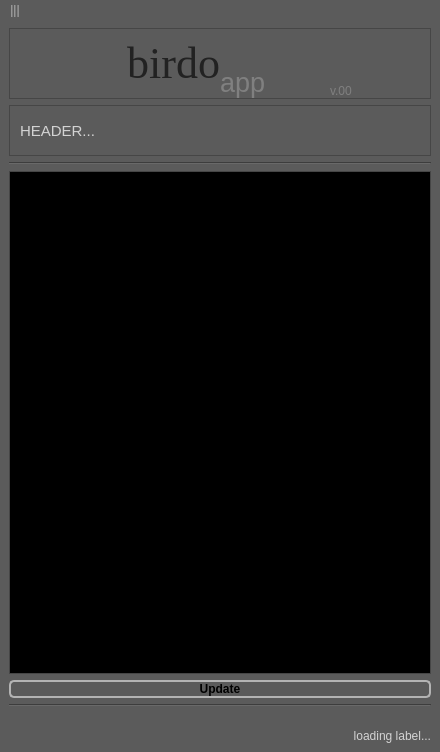
<?xml version="1.0" encoding="UTF-8"?>
<ui version="4.0">
 <class>MainWindow</class>
 <widget class="QMainWindow" name="MainWindow">
  <property name="geometry">
   <rect>
    <x>0</x>
    <y>0</y>
    <width>440</width>
    <height>752</height>
   </rect>
  </property>
  <property name="windowTitle">
   <string>MainWindow</string>
  </property>
  <property name="styleSheet">
   <string notr="true">QWidget{
	background: rgb(91, 91, 91);
}

QMenu {
	background-color: #666666;
}

QMenu::item:hover {
	color: lightgray;
	background-color: blue;
}

QMenuBar {
	color: rgb(182, 182, 182);
	background-color: transparent;
}

QMenuBar::item {
	background-color: transparent;
}

QMenuBar::item:selected { /* when selected using mouse or keyboard */
    background-color: #666666;
}

QMenuBar::item:hover {
    background: #777777;
}

QLabel {
	color: lightgray;
}

QLabel:!enabled {
	color: gray;
}

QLineEdit:!enabled {
	color: gray;
	background-color: #555555;
	border-color: gray;
}

QLineEdit {
	color: black;
    border: 2px solid white;
    border-radius: 8px;
    padding: 0 8px;
    background: lightgray;
    selection-background-color: darkgray;
}

QLineEdit:hover{
    border: 2px solid #05B8CC;
    color: black;
}

QComboBox {
	color: black;
    border: 2px solid white;
    border-radius: 6px;
    padding: 1px 18px 1px 3px;
    min-width: 6em;
}

QComboBox:!editable, QComboBox::drop-down:editable {
     background: lightgray;
}

QComboBox:on { /* shift the text when the popup opens */
    padding-top: 3px;
    padding-left: 4px;
}

QComboBox::drop-down {
    width: 20px;
	background-color: rgb(194, 194, 194);
    border-left-width: 2px;
    border-left-color: white;
    border-left-style: solid; /* just a single line */
    border-top-right-radius: 3px; /* same radius as the QComboBox */
    border-bottom-right-radius: 3px;
}

QComboBox:hover{
    border: 2px solid #05B8CC;
    color: gray;
}

QComboBox QAbstractItemView{
    border: 2px solid white;
	border-radius: 10px;
    color: gray;
	background-color: lightgray;
    selection-background-color: #05B8CC;
	selection-color: white;
	padding: 3px 3px ;
}

QScrollBar {
	background: none;
	border: none;
}

QScrollBar::handle {
	border-radius: 5px;
 	border: 2px solid #777777;
	background-color: gray;
}

QScrollBar::add-page{ 
	border: none;
    background: none;
}

QScrollBar::sub-page {
    background: none;
	border: none;
	max-width: 5px;
}

QScrollBar::add-line {
    border: none;
    background: none;
}

QScrollBar::sub-line {
    border: none;
    background: none;
}

QScrollBar:arrow{
	border: none;
	background: none;
	color: none;
}

QPushButton:hover{
    border: 2px solid #05B8CC;
    color: red;
}

QPushButton {
	color: black;
	background: rgb(91, 91, 91);
    border: 2px solid rgb(180,180,180);
	border-radius: 5px;
}

QPushButton:disabled {
	color: black;
	background-color: gray;
    border: 2px solid rgb(100,100,100);
	border-radius: 0px;
}

QPushButton::menu-indicator {
	image: null;
}</string>
  </property>
  <widget class="QWidget" name="centralwidget">
   <layout class="QGridLayout" name="gridLayout">
    <item row="1" column="0">
     <widget class="QFrame" name="frame_header">
      <property name="font">
       <font>
        <pointsize>8</pointsize>
       </font>
      </property>
      <property name="frameShape">
       <enum>QFrame::StyledPanel</enum>
      </property>
      <property name="frameShadow">
       <enum>QFrame::Raised</enum>
      </property>
      <layout class="QHBoxLayout" name="horizontalLayout">
       <property name="leftMargin">
        <number>10</number>
       </property>
       <property name="topMargin">
        <number>0</number>
       </property>
       <property name="rightMargin">
        <number>10</number>
       </property>
       <property name="bottomMargin">
        <number>0</number>
       </property>
       <item>
        <widget class="QLabel" name="header">
         <property name="font">
          <font>
           <pointsize>11</pointsize>
          </font>
         </property>
         <property name="layoutDirection">
          <enum>Qt::LeftToRight</enum>
         </property>
         <property name="text">
          <string>HEADER...</string>
         </property>
         <property name="alignment">
          <set>Qt::AlignLeading|Qt::AlignLeft|Qt::AlignVCenter</set>
         </property>
        </widget>
       </item>
       <item>
        <widget class="QLabel" name="proj_logo_label">
         <property name="sizePolicy">
          <sizepolicy hsizetype="Fixed" vsizetype="Fixed">
           <horstretch>0</horstretch>
           <verstretch>0</verstretch>
          </sizepolicy>
         </property>
         <property name="minimumSize">
          <size>
           <width>129</width>
           <height>49</height>
          </size>
         </property>
         <property name="maximumSize">
          <size>
           <width>130</width>
           <height>50</height>
          </size>
         </property>
         <property name="styleSheet">
          <string notr="true">QWidget{
	background: rgb(91, 91, 91);
}

QMenu {
	background-color: #666666;
}

QMenu::item:hover {
	color: lightgray;
	background-color: blue;
}

QMenuBar {
	color: rgb(182, 182, 182);
	background-color: transparent;
}

QMenuBar::item {
	background-color: transparent;
}

QMenuBar::item:selected { /* when selected using mouse or keyboard */
    background-color: #666666;
}

QMenuBar::item:hover {
    background: #777777;
}

QLabel {
	color: lightgray;
}

QLabel:!enabled {
	color: gray;
}

QLineEdit:!enabled {
	color: gray;
	background-color: #555555;
	border-color: gray;
}

QLineEdit {
	color: black;
    border: 2px solid white;
    border-radius: 8px;
    padding: 0 8px;
    background: lightgray;
    selection-background-color: darkgray;
}

QLineEdit:hover{
    border: 2px solid #05B8CC;
    color: black;
}

QComboBox {
	color: black;
    border: 2px solid white;
    border-radius: 6px;
    padding: 1px 18px 1px 3px;
    min-width: 6em;
}

QComboBox:!editable, QComboBox::drop-down:editable {
     background: lightgray;
}

QComboBox:on { /* shift the text when the popup opens */
    padding-top: 3px;
    padding-left: 4px;
}

QComboBox::drop-down {
    width: 20px;
	background-color: rgb(194, 194, 194);
    border-left-width: 2px;
    border-left-color: white;
    border-left-style: solid; /* just a single line */
    border-top-right-radius: 3px; /* same radius as the QComboBox */
    border-bottom-right-radius: 3px;
}

QComboBox:hover{
    border: 2px solid #05B8CC;
    color: gray;
}

QComboBox QAbstractItemView{
    border: 2px solid white;
	border-radius: 10px;
    color: gray;
	background-color: lightgray;
    selection-background-color: #05B8CC;
	selection-color: white;
	padding: 3px 3px ;
}

QScrollBar {
	background: none;
	border: none;
}

QScrollBar::handle {
	border-radius: 5px;
 	border: 2px solid #777777;
	background-color: gray;
}

QScrollBar::add-page{ 
	border: none;
    background: none;
}

QScrollBar::sub-page {
    background: none;
	border: none;
	max-width: 5px;
}

QScrollBar::add-line {
    border: none;
    background: none;
}

QScrollBar::sub-line {
    border: none;
    background: none;
}

QScrollBar:arrow{
	border: none;
	background: none;
	color: none;
}

</string>
         </property>
         <property name="text">
          <string/>
         </property>
         <property name="scaledContents">
          <bool>true</bool>
         </property>
        </widget>
       </item>
      </layout>
     </widget>
    </item>
    <item row="0" column="0">
     <widget class="QFrame" name="frame_title">
      <property name="maximumSize">
       <size>
        <width>16777215</width>
        <height>80</height>
       </size>
      </property>
      <property name="frameShape">
       <enum>QFrame::StyledPanel</enum>
      </property>
      <property name="frameShadow">
       <enum>QFrame::Raised</enum>
      </property>
      <layout class="QGridLayout" name="gridLayout_3" columnstretch="0,0,0,0,0,0">
       <property name="rightMargin">
        <number>0</number>
       </property>
       <property name="bottomMargin">
        <number>0</number>
       </property>
       <property name="spacing">
        <number>0</number>
       </property>
       <item row="0" column="2">
        <widget class="QLabel" name="label_title">
         <property name="font">
          <font>
           <family>Times New Roman</family>
           <pointsize>33</pointsize>
           <italic>false</italic>
          </font>
         </property>
         <property name="styleSheet">
          <string notr="true">QLabel {
	color: #222222;
}</string>
         </property>
         <property name="text">
          <string>birdo</string>
         </property>
         <property name="scaledContents">
          <bool>false</bool>
         </property>
         <property name="alignment">
          <set>Qt::AlignRight|Qt::AlignTop|Qt::AlignTrailing</set>
         </property>
        </widget>
       </item>
       <item row="0" column="3">
        <widget class="QLabel" name="label_title_app">
         <property name="sizePolicy">
          <sizepolicy hsizetype="Preferred" vsizetype="Preferred">
           <horstretch>0</horstretch>
           <verstretch>0</verstretch>
          </sizepolicy>
         </property>
         <property name="maximumSize">
          <size>
           <width>70</width>
           <height>16777215</height>
          </size>
         </property>
         <property name="font">
          <font>
           <pointsize>20</pointsize>
           <weight>50</weight>
           <bold>false</bold>
          </font>
         </property>
         <property name="styleSheet">
          <string notr="true">QLabel {
	color: gray;
}</string>
         </property>
         <property name="text">
          <string>app</string>
         </property>
         <property name="alignment">
          <set>Qt::AlignBottom|Qt::AlignLeading|Qt::AlignLeft</set>
         </property>
        </widget>
       </item>
       <item row="0" column="0">
        <widget class="QPushButton" name="home_button">
         <property name="sizePolicy">
          <sizepolicy hsizetype="Fixed" vsizetype="Fixed">
           <horstretch>0</horstretch>
           <verstretch>0</verstretch>
          </sizepolicy>
         </property>
         <property name="minimumSize">
          <size>
           <width>60</width>
           <height>60</height>
          </size>
         </property>
         <property name="maximumSize">
          <size>
           <width>61</width>
           <height>61</height>
          </size>
         </property>
         <property name="toolTip">
          <string>Home...

Volta para pagina de escolher os projetos!</string>
         </property>
         <property name="styleSheet">
          <string notr="true">QPushButton {
	border: none;
	border-radius: 30px;
}

QPushButton:hover {
	background-color: #05B8CC;
}

QPushButton:pressed {
	background-color: rgb(255, 78, 125);
}</string>
         </property>
         <property name="text">
          <string/>
         </property>
         <property name="iconSize">
          <size>
           <width>59</width>
           <height>59</height>
          </size>
         </property>
        </widget>
       </item>
       <item row="0" column="1">
        <spacer name="verticalSpacer_2">
         <property name="orientation">
          <enum>Qt::Vertical</enum>
         </property>
         <property name="sizeType">
          <enum>QSizePolicy::Preferred</enum>
         </property>
         <property name="sizeHint" stdset="0">
          <size>
           <width>40</width>
           <height>40</height>
          </size>
         </property>
        </spacer>
       </item>
       <item row="0" column="4">
        <spacer name="verticalSpacer_3">
         <property name="orientation">
          <enum>Qt::Vertical</enum>
         </property>
         <property name="sizeType">
          <enum>QSizePolicy::Preferred</enum>
         </property>
         <property name="sizeHint" stdset="0">
          <size>
           <width>40</width>
           <height>40</height>
          </size>
         </property>
        </spacer>
       </item>
       <item row="0" column="5">
        <widget class="QLabel" name="label_version">
         <property name="styleSheet">
          <string notr="true">color: gray;</string>
         </property>
         <property name="text">
          <string>v.00</string>
         </property>
         <property name="alignment">
          <set>Qt::AlignBottom|Qt::AlignLeading|Qt::AlignLeft</set>
         </property>
        </widget>
       </item>
      </layout>
     </widget>
    </item>
    <item row="2" column="0">
     <widget class="Line" name="line_title">
      <property name="sizePolicy">
       <sizepolicy hsizetype="Preferred" vsizetype="Preferred">
        <horstretch>0</horstretch>
        <verstretch>0</verstretch>
       </sizepolicy>
      </property>
      <property name="orientation">
       <enum>Qt::Horizontal</enum>
      </property>
     </widget>
    </item>
    <item row="7" column="0">
     <widget class="QLabel" name="loading_label">
      <property name="text">
       <string>loading label...</string>
      </property>
      <property name="alignment">
       <set>Qt::AlignRight|Qt::AlignTrailing|Qt::AlignVCenter</set>
      </property>
     </widget>
    </item>
    <item row="6" column="0">
     <widget class="QProgressBar" name="progressBar">
      <property name="styleSheet">
       <string notr="true">QProgressBar {
	background: transparent;
	border-style: none;
	max-height: 10px;
}

QProgressBar::chunk{
	background-color: #05B8CC;
	border-radius: 4px;
}</string>
      </property>
      <property name="value">
       <number>0</number>
      </property>
      <property name="format">
       <string/>
      </property>
     </widget>
    </item>
    <item row="5" column="0">
     <widget class="Line" name="line_bottom">
      <property name="orientation">
       <enum>Qt::Horizontal</enum>
      </property>
     </widget>
    </item>
    <item row="3" column="0">
     <widget class="QFrame" name="mainFrame">
      <property name="frameShape">
       <enum>QFrame::StyledPanel</enum>
      </property>
      <property name="frameShadow">
       <enum>QFrame::Raised</enum>
      </property>
      <layout class="QGridLayout" name="gridLayout_2" rowstretch="0" columnstretch="0">
       <property name="margin">
        <number>0</number>
       </property>
       <item row="0" column="0">
        <widget class="QStackedWidget" name="stackedWidget">
         <property name="styleSheet">
          <string notr="true"/>
         </property>
         <property name="currentIndex">
          <number>4</number>
         </property>
         <widget class="QWidget" name="projects_page">
          <widget class="QWidget" name="gridLayoutWidget">
           <property name="geometry">
            <rect>
             <x>0</x>
             <y>0</y>
             <width>421</width>
             <height>531</height>
            </rect>
           </property>
           <layout class="QGridLayout" name="projects_layout" rowstretch="0">
            <property name="sizeConstraint">
             <enum>QLayout::SetDefaultConstraint</enum>
            </property>
            <property name="margin">
             <number>7</number>
            </property>
           </layout>
          </widget>
         </widget>
         <widget class="QWidget" name="loading_page">
          <widget class="QLabel" name="anim_logo_label">
           <property name="geometry">
            <rect>
             <x>0</x>
             <y>0</y>
             <width>418</width>
             <height>528</height>
            </rect>
           </property>
           <property name="sizePolicy">
            <sizepolicy hsizetype="Fixed" vsizetype="Fixed">
             <horstretch>0</horstretch>
             <verstretch>0</verstretch>
            </sizepolicy>
           </property>
           <property name="text">
            <string/>
           </property>
           <property name="scaledContents">
            <bool>false</bool>
           </property>
           <property name="alignment">
            <set>Qt::AlignCenter</set>
           </property>
          </widget>
         </widget>
         <widget class="QWidget" name="login_page">
          <widget class="QWidget" name="login_widget" native="true">
           <property name="geometry">
            <rect>
             <x>0</x>
             <y>0</y>
             <width>418</width>
             <height>528</height>
            </rect>
           </property>
           <layout class="QFormLayout" name="formLayout">
            <property name="fieldGrowthPolicy">
             <enum>QFormLayout::AllNonFixedFieldsGrow</enum>
            </property>
            <property name="margin">
             <number>15</number>
            </property>
            <item row="0" column="0">
             <widget class="QLabel" name="username_title">
              <property name="sizePolicy">
               <sizepolicy hsizetype="Preferred" vsizetype="Fixed">
                <horstretch>0</horstretch>
                <verstretch>0</verstretch>
               </sizepolicy>
              </property>
              <property name="text">
               <string>Usuario:</string>
              </property>
             </widget>
            </item>
            <item row="0" column="1">
             <widget class="QLineEdit" name="username_line">
              <property name="toolTip">
               <string>Escolha um nome usuario que todos te reconhecam!</string>
              </property>
              <property name="placeholderText">
               <string>Choose User Name </string>
              </property>
             </widget>
            </item>
            <item row="1" column="0" colspan="2">
             <widget class="QLabel" name="label">
              <property name="frameShape">
               <enum>QFrame::Box</enum>
              </property>
              <property name="frameShadow">
               <enum>QFrame::Raised</enum>
              </property>
              <property name="text">
               <string>Seu nome de usuario. (O estúdio pode fornecer um para você)</string>
              </property>
              <property name="margin">
               <number>5</number>
              </property>
              <property name="indent">
               <number>5</number>
              </property>
             </widget>
            </item>
            <item row="2" column="0" colspan="2">
             <spacer name="horizontalSpacer_2">
              <property name="orientation">
               <enum>Qt::Horizontal</enum>
              </property>
              <property name="sizeType">
               <enum>QSizePolicy::Preferred</enum>
              </property>
              <property name="sizeHint" stdset="0">
               <size>
                <width>40</width>
                <height>10</height>
               </size>
              </property>
             </spacer>
            </item>
            <item row="3" column="0">
             <widget class="QLabel" name="server_title_label">
              <property name="sizePolicy">
               <sizepolicy hsizetype="Preferred" vsizetype="Fixed">
                <horstretch>0</horstretch>
                <verstretch>0</verstretch>
               </sizepolicy>
              </property>
              <property name="font">
               <font>
                <weight>75</weight>
                <bold>true</bold>
               </font>
              </property>
              <property name="text">
               <string>Estudio:</string>
              </property>
             </widget>
            </item>
            <item row="4" column="0">
             <widget class="QLabel" name="server_login_label">
              <property name="sizePolicy">
               <sizepolicy hsizetype="Preferred" vsizetype="Fixed">
                <horstretch>0</horstretch>
                <verstretch>0</verstretch>
               </sizepolicy>
              </property>
              <property name="text">
               <string>Nome:</string>
              </property>
             </widget>
            </item>
            <item row="4" column="1">
             <widget class="QLineEdit" name="studio_name_label">
              <property name="toolTip">
               <string>login do server</string>
              </property>
              <property name="placeholderText">
               <string/>
              </property>
             </widget>
            </item>
            <item row="5" column="0">
             <widget class="QLabel" name="server_pw_label">
              <property name="text">
               <string>Caminho Projetos</string>
              </property>
             </widget>
            </item>
            <item row="5" column="1">
             <layout class="QHBoxLayout" name="horizontalLayout_4">
              <item>
               <widget class="QLineEdit" name="server_path_label"/>
              </item>
              <item>
               <widget class="QPushButton" name="open_folder_server">
                <property name="enabled">
                 <bool>true</bool>
                </property>
                <property name="sizePolicy">
                 <sizepolicy hsizetype="Fixed" vsizetype="Fixed">
                  <horstretch>0</horstretch>
                  <verstretch>0</verstretch>
                 </sizepolicy>
                </property>
                <property name="minimumSize">
                 <size>
                  <width>30</width>
                  <height>30</height>
                 </size>
                </property>
                <property name="maximumSize">
                 <size>
                  <width>40</width>
                  <height>40</height>
                 </size>
                </property>
                <property name="toolTip">
                 <string>&lt;html&gt;&lt;head/&gt;&lt;body&gt;&lt;p&gt;show password&lt;/p&gt;&lt;/body&gt;&lt;/html&gt;</string>
                </property>
                <property name="styleSheet">
                 <string notr="true">QPushButton {
	background: none;
	border: 2px solid #666666;
	border-radius: 5px;	
}

QPushButton:hover {
	background-color: #777777;
	border: none;
}

QPushButton:pressed {
	background-color: rgb(90, 90, 90);
	border-top: 2px solid #444444;
	border-left: 2px solid #444444;
	border-bottom: none;
	border-right: none;
}
</string>
                </property>
                <property name="text">
                 <string/>
                </property>
               </widget>
              </item>
             </layout>
            </item>
            <item row="6" column="0" colspan="2">
             <widget class="QLabel" name="label_2">
              <property name="frameShape">
               <enum>QFrame::Box</enum>
              </property>
              <property name="frameShadow">
               <enum>QFrame::Raised</enum>
              </property>
              <property name="text">
               <string>Este campo deve ser preenchido com a informação que o Estúdio te forneceu. Se tiver acesso ao servidor agora, pode selecionar o caminho pelo botão ao lado.</string>
              </property>
              <property name="wordWrap">
               <bool>true</bool>
              </property>
              <property name="margin">
               <number>5</number>
              </property>
              <property name="indent">
               <number>5</number>
              </property>
             </widget>
            </item>
            <item row="7" column="0" colspan="2">
             <spacer name="horizontalSpacer">
              <property name="orientation">
               <enum>Qt::Horizontal</enum>
              </property>
              <property name="sizeType">
               <enum>QSizePolicy::Preferred</enum>
              </property>
              <property name="sizeHint" stdset="0">
               <size>
                <width>40</width>
                <height>10</height>
               </size>
              </property>
             </spacer>
            </item>
            <item row="8" column="0">
             <widget class="QLabel" name="label_5">
              <property name="font">
               <font>
                <weight>75</weight>
                <bold>true</bold>
               </font>
              </property>
              <property name="text">
               <string>Software:</string>
              </property>
             </widget>
            </item>
            <item row="10" column="0">
             <widget class="QLabel" name="harmony_versions_lbl">
              <property name="text">
               <string>Harmony Versions:</string>
              </property>
             </widget>
            </item>
            <item row="10" column="1">
             <widget class="QComboBox" name="harmony_versions"/>
            </item>
            <item row="11" column="0">
             <widget class="QLabel" name="harmony_label">
              <property name="enabled">
               <bool>true</bool>
              </property>
              <property name="text">
               <string>Harmony folder:</string>
              </property>
             </widget>
            </item>
            <item row="11" column="1">
             <layout class="QHBoxLayout" name="horizontalLayout_2">
              <item>
               <widget class="QLineEdit" name="harmony_folder_line">
                <property name="enabled">
                 <bool>true</bool>
                </property>
                <property name="toolTip">
                 <string>Ecolha o folder da instalacao NAO padrao do HARMONY:
EX: Escolha a pasta com o nome de:
'Toon Boom Harmony 20 Premium' para a versao 20</string>
                </property>
                <property name="text">
                 <string/>
                </property>
                <property name="placeholderText">
                 <string>Harmony Installation Folder...</string>
                </property>
               </widget>
              </item>
              <item>
               <widget class="QPushButton" name="harmony_folder_button">
                <property name="enabled">
                 <bool>true</bool>
                </property>
                <property name="sizePolicy">
                 <sizepolicy hsizetype="Fixed" vsizetype="Fixed">
                  <horstretch>0</horstretch>
                  <verstretch>0</verstretch>
                 </sizepolicy>
                </property>
                <property name="minimumSize">
                 <size>
                  <width>30</width>
                  <height>30</height>
                 </size>
                </property>
                <property name="maximumSize">
                 <size>
                  <width>40</width>
                  <height>40</height>
                 </size>
                </property>
                <property name="toolTip">
                 <string>&lt;html&gt;&lt;head/&gt;&lt;body&gt;&lt;p&gt;Caso o Harmony esteja instalado num folder NAO padrao, informe o folder da instalacao!&lt;/p&gt;&lt;/body&gt;&lt;/html&gt;</string>
                </property>
                <property name="styleSheet">
                 <string notr="true">QPushButton {
	background: none;
	border: 2px solid #666666;
	border-radius: 5px;	
}

QPushButton:hover {
	background-color: #777777;
	border: none;
}

QPushButton:pressed {
	background-color: rgb(90, 90, 90);
	border-top: 2px solid #444444;
	border-left: 2px solid #444444;
	border-bottom: none;
	border-right: none;
}</string>
                </property>
                <property name="text">
                 <string/>
                </property>
               </widget>
              </item>
             </layout>
            </item>
            <item row="13" column="0" colspan="2">
             <spacer name="verticalSpacer">
              <property name="orientation">
               <enum>Qt::Vertical</enum>
              </property>
              <property name="sizeType">
               <enum>QSizePolicy::Fixed</enum>
              </property>
              <property name="sizeHint" stdset="0">
               <size>
                <width>20</width>
                <height>100</height>
               </size>
              </property>
             </spacer>
            </item>
            <item row="12" column="0" colspan="2">
             <widget class="QLabel" name="label_6">
              <property name="frameShape">
               <enum>QFrame::Box</enum>
              </property>
              <property name="frameShadow">
               <enum>QFrame::Raised</enum>
              </property>
              <property name="text">
               <string>Se nenhuma versao do Harmony aparecer na lista &quot;Harmony Version&quot;, escolha o caminho de instalação no seu computador.</string>
              </property>
              <property name="wordWrap">
               <bool>true</bool>
              </property>
              <property name="margin">
               <number>5</number>
              </property>
              <property name="indent">
               <number>5</number>
              </property>
             </widget>
            </item>
           </layout>
          </widget>
         </widget>
         <widget class="QWidget" name="page">
          <layout class="QVBoxLayout" name="verticalLayout">
           <item>
            <widget class="QWidget" name="widget" native="true">
             <layout class="QGridLayout" name="gridLayout_4">
              <item row="2" column="2">
               <layout class="QHBoxLayout" name="horizontalLayout_3">
                <item>
                 <widget class="QLineEdit" name="localFolder_line">
                  <property name="toolTip">
                   <string>Folder local do projeto

Atencao! Se vc usa o Nexcloud Client, nao escolha o mesmo folder local escolhido para o client!</string>
                  </property>
                  <property name="placeholderText">
                   <string>Folder Local do Projeto...</string>
                  </property>
                 </widget>
                </item>
                <item>
                 <widget class="QPushButton" name="local_folder_button">
                  <property name="enabled">
                   <bool>true</bool>
                  </property>
                  <property name="sizePolicy">
                   <sizepolicy hsizetype="Fixed" vsizetype="Fixed">
                    <horstretch>0</horstretch>
                    <verstretch>0</verstretch>
                   </sizepolicy>
                  </property>
                  <property name="minimumSize">
                   <size>
                    <width>30</width>
                    <height>30</height>
                   </size>
                  </property>
                  <property name="maximumSize">
                   <size>
                    <width>40</width>
                    <height>40</height>
                   </size>
                  </property>
                  <property name="toolTip">
                   <string>&lt;html&gt;&lt;head/&gt;&lt;body&gt;&lt;p&gt;Escolhe o folder local do projeto&lt;/p&gt;&lt;p&gt;OBS: Nao ecolha o mesmo folder do client do Nextcloud!&lt;/p&gt;&lt;/body&gt;&lt;/html&gt;</string>
                  </property>
                  <property name="styleSheet">
                   <string notr="true">QPushButton {
	background: none;
	border: 2px solid #666666;
	border-radius: 5px;	
}

QPushButton:hover {
	background-color: #777777;
	border: none;
}

QPushButton:pressed {
	background-color: rgb(90, 90, 90);
	border-top: 2px solid #444444;
	border-left: 2px solid #444444;
	border-bottom: none;
	border-right: none;
}
</string>
                  </property>
                  <property name="text">
                   <string/>
                  </property>
                 </widget>
                </item>
               </layout>
              </item>
              <item row="2" column="0">
               <widget class="QLabel" name="local_folder_label">
                <property name="text">
                 <string>Local Folder:</string>
                </property>
               </widget>
              </item>
              <item row="6" column="0" colspan="3">
               <spacer name="verticalSpacer_4">
                <property name="orientation">
                 <enum>Qt::Vertical</enum>
                </property>
                <property name="sizeHint" stdset="0">
                 <size>
                  <width>20</width>
                  <height>40</height>
                 </size>
                </property>
               </spacer>
              </item>
              <item row="4" column="2">
               <widget class="QComboBox" name="combo_funcao">
                <property name="toolTip">
                 <string>&lt;html&gt;&lt;head/&gt;&lt;body&gt;&lt;p&gt;Escolha a sua funcao no projeto&lt;/p&gt;&lt;/body&gt;&lt;/html&gt;</string>
                </property>
               </widget>
              </item>
              <item row="1" column="0" colspan="3">
               <widget class="QLabel" name="label_4">
                <property name="font">
                 <font>
                  <weight>75</weight>
                  <bold>true</bold>
                 </font>
                </property>
                <property name="text">
                 <string>Project Info:</string>
                </property>
               </widget>
              </item>
              <item row="4" column="0" colspan="2">
               <widget class="QLabel" name="funcao_label">
                <property name="text">
                 <string>Funcao no Projeto:</string>
                </property>
               </widget>
              </item>
              <item row="5" column="0" colspan="3">
               <widget class="QLabel" name="label_3">
                <property name="frameShape">
                 <enum>QFrame::Box</enum>
                </property>
                <property name="frameShadow">
                 <enum>QFrame::Raised</enum>
                </property>
                <property name="text">
                 <string>Escolha aqui o caminho LOCAL do projeto no seu computador, e sua função no projeto (que deve ser indicada pelo Estúdio).</string>
                </property>
                <property name="wordWrap">
                 <bool>true</bool>
                </property>
                <property name="margin">
                 <number>5</number>
                </property>
                <property name="indent">
                 <number>5</number>
                </property>
               </widget>
              </item>
             </layout>
            </widget>
           </item>
          </layout>
         </widget>
         <widget class="QWidget" name="plugins_page">
          <property name="styleSheet">
           <string notr="true">QWidget{
	background: black;
}

QToolButton {
	color: white;
	background-color: transparent;
	border: null;
	border-radius: 10px;
}

QToolButton:hover {
	background: rgb(25,25,25);
	padding: 10px;
}

QToolButton:pressed {
	background: rgb(35,55,75);
}
</string>
          </property>
          <widget class="QWidget" name="gridLayoutWidget_2">
           <property name="geometry">
            <rect>
             <x>0</x>
             <y>0</y>
             <width>421</width>
             <height>531</height>
            </rect>
           </property>
           <layout class="QGridLayout" name="plugin_layout">
            <property name="sizeConstraint">
             <enum>QLayout::SetDefaultConstraint</enum>
            </property>
            <property name="margin">
             <number>5</number>
            </property>
           </layout>
          </widget>
         </widget>
        </widget>
       </item>
      </layout>
     </widget>
    </item>
    <item row="4" column="0">
     <widget class="QPushButton" name="update_button">
      <property name="enabled">
       <bool>true</bool>
      </property>
      <property name="font">
       <font>
        <weight>75</weight>
        <bold>true</bold>
       </font>
      </property>
      <property name="styleSheet">
       <string notr="true">QWidget{
	background: rgb(91, 91, 91);
}

QMenu {
	background-color: #666666;
}

QMenu::item:hover {
	color: lightgray;
	background-color: blue;
}

QMenuBar {
	color: rgb(182, 182, 182);
	background-color: transparent;
}

QMenuBar::item {
	background-color: transparent;
}

QMenuBar::item:selected { /* when selected using mouse or keyboard */
    background-color: #666666;
}

QMenuBar::item:hover {
    background: #777777;
}

QLabel {
	color: lightgray;
}

QLabel:!enabled {
	color: gray;
}

QLineEdit:!enabled {
	color: gray;
	background-color: #555555;
	border-color: gray;
}

QLineEdit {
	color: black;
    border: 2px solid white;
    border-radius: 8px;
    padding: 0 8px;
    background: lightgray;
    selection-background-color: darkgray;
}

QLineEdit:hover{
    border: 2px solid #05B8CC;
    color: black;
}

QComboBox {
	color: black;
    border: 2px solid white;
    border-radius: 6px;
    padding: 1px 18px 1px 3px;
    min-width: 6em;
}

QComboBox:!editable, QComboBox::drop-down:editable {
     background: lightgray;
}

QComboBox:on { /* shift the text when the popup opens */
    padding-top: 3px;
    padding-left: 4px;
}

QComboBox::drop-down {
    width: 20px;
	background-color: rgb(194, 194, 194);
    border-left-width: 2px;
    border-left-color: white;
    border-left-style: solid; /* just a single line */
    border-top-right-radius: 3px; /* same radius as the QComboBox */
    border-bottom-right-radius: 3px;
}

QComboBox:hover{
    border: 2px solid #05B8CC;
    color: gray;
}

QComboBox QAbstractItemView{
    border: 2px solid white;
	border-radius: 10px;
    color: gray;
	background-color: lightgray;
    selection-background-color: #05B8CC;
	selection-color: white;
	padding: 3px 3px ;
}

QScrollBar {
	background: none;
	border: none;
}

QScrollBar::handle {
	border-radius: 5px;
 	border: 2px solid #777777;
	background-color: gray;
}

QScrollBar::add-page{ 
	border: none;
    background: none;
}

QScrollBar::sub-page {
    background: none;
	border: none;
	max-width: 5px;
}

QScrollBar::add-line {
    border: none;
    background: none;
}

QScrollBar::sub-line {
    border: none;
    background: none;
}

QScrollBar:arrow{
	border: none;
	background: none;
	color: none;
}

</string>
      </property>
      <property name="text">
       <string>Update</string>
      </property>
     </widget>
    </item>
   </layout>
  </widget>
  <widget class="QMenuBar" name="menubar">
   <property name="geometry">
    <rect>
     <x>0</x>
     <y>0</y>
     <width>440</width>
     <height>26</height>
    </rect>
   </property>
   <widget class="QMenu" name="menu">
    <property name="title">
     <string>|||</string>
    </property>
    <addaction name="actionCredits"/>
    <addaction name="separator"/>
    <addaction name="actionExit"/>
   </widget>
   <addaction name="menu"/>
  </widget>
  <action name="actionChange_User">
   <property name="text">
    <string>Change User</string>
   </property>
  </action>
  <action name="actionCheck_Updates">
   <property name="text">
    <string>Check Updates</string>
   </property>
  </action>
  <action name="actionCredits">
   <property name="text">
    <string>Credits...</string>
   </property>
  </action>
  <action name="actionExit">
   <property name="text">
    <string>Exit</string>
   </property>
  </action>
 </widget>
 <resources/>
 <connections/>
</ui>
